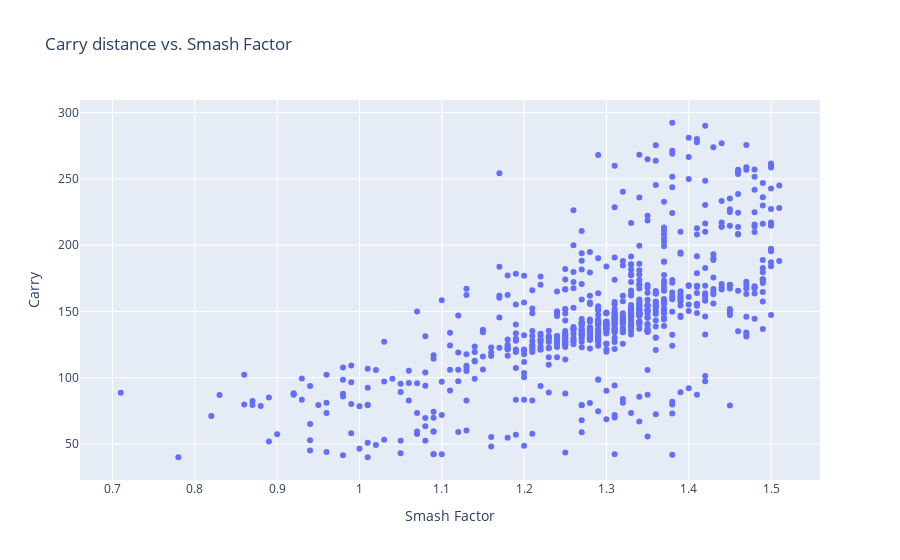

Notebook code cell kept with this figure:
### Markdown cell above
### Carry distance vs smash factor
-  This graph shows as smash factor increases which results in overall carry distance. So, for golfer having right smash factor is very important. Smash factor of 1.3 and above is very important to achieve good carry distance.


![Carry vs smash.png](<attachment:Carry vs smash.png>)

### Code cell
# calculate age of the used car
#vehicles_clean['age']= 2023 - vehicles_clean.year
#print('Oldest Used Car ', vehicles_clean['age'].max())
#print('Newest Used Car ', vehicles_clean['age'].min())
#print('Highest Used Car Price ', vehicles_clean['price'].max())
#print('Lowest Used Car Price ', vehicles_clean['price'].min())
#plot_line(vehicles_clean,'age','price','Used Car Age vs Price')

fig = px.scatter(clean_golf_swing_df,y='Carry', x='Smash Factor',title="Carry distance vs. Smash Factor")
fig.show()

### Figure 1 — Plotly figure (JSON) as saved in the notebook; plotly's stock layout.template omitted (floating-point values rounded to 4 significant figures; data arrays with more than 128 entries replaced by an {"elided": "..."} marker saying what was removed)
{"data": [{"hovertemplate": "Smash Factor=%{x}<br>Carry=%{y}<extra></extra>", "legendgroup": "", "marker": {"color": "#636efa", "symbol": "circle"}, "mode": "markers", "name": "", "orientation": "v", "showlegend": false, "type": "scatter", "x": {"elided": "725 float values"}, "xaxis": "x", "y": {"elided": "725 float values"}, "yaxis": "y"}], "layout": {"legend": {"tracegroupgap": 0}, "title": {"text": "Carry distance vs. Smash Factor"}, "xaxis": {"anchor": "y", "domain": [0, 1], "title": {"text": "Smash Factor"}}, "yaxis": {"anchor": "x", "domain": [0, 1], "title": {"text": "Carry"}}}}
